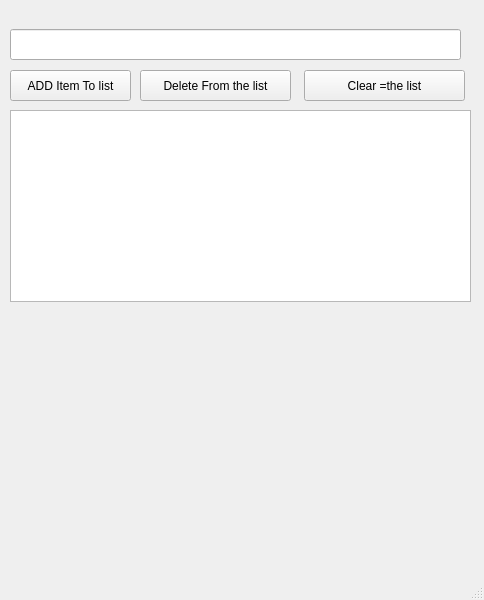
<?xml version="1.0" encoding="UTF-8"?>
<ui version="4.0">
 <class>MainWindow</class>
 <widget class="QMainWindow" name="MainWindow">
  <property name="geometry">
   <rect>
    <x>0</x>
    <y>0</y>
    <width>484</width>
    <height>600</height>
   </rect>
  </property>
  <property name="windowTitle">
   <string>TO DO List</string>
  </property>
  <widget class="QWidget" name="centralwidget">
   <widget class="QPushButton" name="Add_pushButton">
    <property name="geometry">
     <rect>
      <x>10</x>
      <y>70</y>
      <width>121</width>
      <height>31</height>
     </rect>
    </property>
    <property name="text">
     <string>ADD Item To list</string>
    </property>
   </widget>
   <widget class="QPushButton" name="Delete_pushButton_2">
    <property name="geometry">
     <rect>
      <x>140</x>
      <y>70</y>
      <width>151</width>
      <height>31</height>
     </rect>
    </property>
    <property name="text">
     <string>Delete From the list</string>
    </property>
   </widget>
   <widget class="QPushButton" name="Clear_pushButton_3">
    <property name="geometry">
     <rect>
      <x>304</x>
      <y>70</y>
      <width>161</width>
      <height>31</height>
     </rect>
    </property>
    <property name="text">
     <string>Clear =the list</string>
    </property>
   </widget>
   <widget class="QLineEdit" name="lineEdit">
    <property name="geometry">
     <rect>
      <x>10</x>
      <y>29</y>
      <width>451</width>
      <height>31</height>
     </rect>
    </property>
   </widget>
   <widget class="QListWidget" name="MY_listWidget">
    <property name="geometry">
     <rect>
      <x>10</x>
      <y>110</y>
      <width>461</width>
      <height>192</height>
     </rect>
    </property>
   </widget>
  </widget>
  <widget class="QMenuBar" name="menubar">
   <property name="geometry">
    <rect>
     <x>0</x>
     <y>0</y>
     <width>484</width>
     <height>23</height>
    </rect>
   </property>
  </widget>
  <widget class="QStatusBar" name="statusbar"/>
 </widget>
 <resources/>
 <connections/>
</ui>
